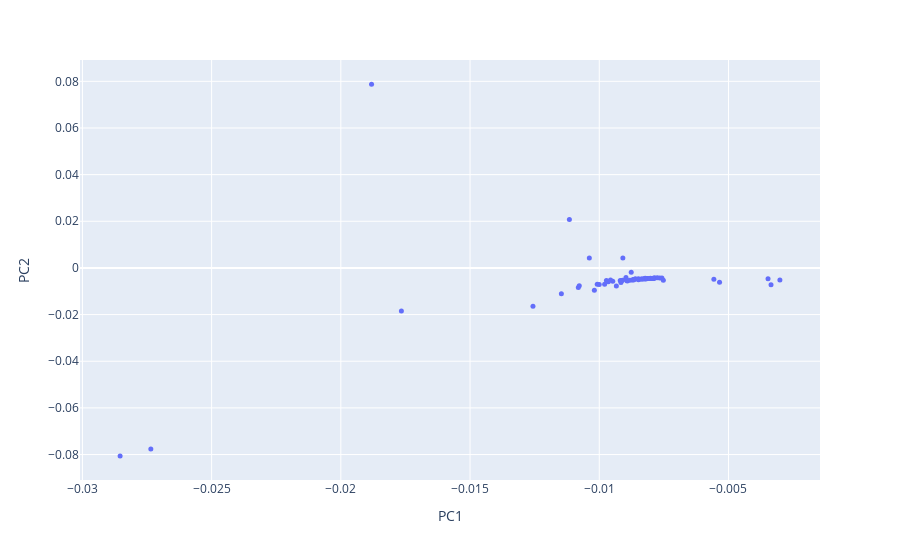

The notebook cell saved with this chart:
### Code cell
#from above plot, we can observe that professor GuzmanRosemary and QuanZhiyu are obvious outliers.
#So we remove them and regenerate the plot
new_l1_pca = ref_l1_pca.drop(['GuzmanRosemaryK','FadinaTolulope', 'WeiWei', 'HaboushWilliamJ'])
fig_newl1 = px.scatter(new_l1_pca, x='PC1', y='PC2', hover_name=new_l1_pca.index)
fig_newl1.update_traces(marker=dict(size=5))
fig_newl1.show()

### Figure 1 — Plotly figure (JSON) as saved in the notebook; plotly's stock layout.template omitted (floating-point values rounded to 4 significant figures)
{"data": [{"hovertemplate": "<b>%{hovertext}</b><br><br>PC1=%{x}<br>PC2=%{y}<extra></extra>", "hovertext": ["AhlgrenScottD", "AlbinPierre", "BaloghJózsef", "BaryshnikovYuliyM", "Berwick-EvansDaniel", "BocaFlorin-Petre", "BradlowStevenBenjamin", "BronskiJaredC", "CooneyDanielB", "DeVilleRELee", "DeyParthaSarathi", "DiFrancescoPhilippe", "DoddChristopher", "DunfieldNathanM", "DuttaSankarPrasad", "DuursmaIwanMaynard", "ErdoğanMehmetBurak", "FengRunhuan", "FernandesRuiLoja", "FordKevinB", "HellerJeremiahBen", "HinkkanenAimo", "HiraniAnilN", "HungPei-Ken", "HurVeraMikyoung", "IvanovSergeiVladimirovich", "JandaFelix", "JingXiaochen", "JungeMarius", "KatzSheldonH", "KedemRinat", "KermanEly", "KirkpatrickKayLene", "KirrEduard", "KostochkaAlexandrV", "KutzarovaDenkaN", "LaNaveGabriele", "LaugesenRichardSnyder", "LeditzkyFelix", "LermanEugeneM", "LiXiaochun", "LiuYuan", "McCarthyRandy", "MineyevIgor", "NikolaevIgorG", "OikhbergTimur", "PascaleffJamesThomas", "RaptiZoi", "RasmussenJacob", "RasmussenSarahDean", "RezkCharlesW", "ReznickBruce", "SongRenming", "SowersRichardB", "StojanoskaVesna", "ThornerJesse", "TolmanSusan", "TumanovAlexander", "TysonJeremyT", "TzirakisNikolaos", "WuXuan", "YongAlexanderTF", "YoungAmanda", "ZaharescuAlexandru", "ZharnitskyVadim"], "legendgroup": "", "marker": {"color": "#636efa", "size": 5, "symbol": "circle"}, "mode": "markers", "name": "", "orientation": "v", "showlegend": false, "type": "scatter", "x": [-0.008256, -0.008967, -0.00766, -0.008763, -0.008731, -0.007849, -0.01008, -0.007892, -0.01766, -0.007576, -0.008674, -0.008052, -0.01257, -0.009087, -0.02854, -0.01147, -0.008161, -0.005566, -0.009477, -0.007864, -0.008916, -0.008485, -0.009096, -0.01881, -0.008138, -0.01116, -0.01, -0.00347, -0.007954, -0.01019, -0.008036, -0.009131, -0.008297, -0.008671, -0.007755, -0.008021, -0.01081, -0.007521, -0.008197, -0.008486, -0.009189, -0.009723, -0.01077, -0.01038, -0.02735, -0.008033, -0.009793, -0.007917, -0.008375, -0.008603, -0.008822, -0.008665, -0.008475, -0.003011, -0.009161, -0.008215, -0.008925, -0.009649, -0.009565, -0.008224, -0.005346, -0.009339, -0.003354, -0.007921, -0.008346], "xaxis": "x", "y": [-0.004669, -0.004121, -0.004284, -0.00182, -0.00517, -0.004342, -0.006998, -0.004393, -0.01846, -0.004367, -0.005169, -0.004497, -0.01638, 0.004237, -0.08057, -0.01102, -0.00458, -0.004875, -0.005744, -0.004342, -0.005568, -0.004591, -0.005242, 0.0788, -0.004574, 0.02078, -0.007087, -0.004672, -0.004491, -0.009518, -0.004491, -0.005436, -0.004708, -0.004979, -0.004256, -0.00446, -0.008368, -0.005307, -0.004706, -0.005039, -0.005403, -0.005408, -0.007617, 0.004257, -0.07762, -0.004477, -0.007028, -0.004428, -0.004741, -0.004657, -0.005297, -0.004968, -0.004928, -0.005151, -0.006228, -0.004618, -0.00538, -0.005881, -0.005178, -0.004379, -0.006139, -0.007729, -0.007222, -0.004525, -0.004696], "yaxis": "y"}], "layout": {"legend": {"tracegroupgap": 0}, "margin": {"t": 60}, "xaxis": {"anchor": "y", "domain": [0, 1], "title": {"text": "PC1"}}, "yaxis": {"anchor": "x", "domain": [0, 1], "title": {"text": "PC2"}}}}
